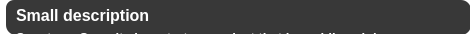
               <widget class="QFrame" name="faq_small_description_white_background">
                <property name="minimumSize">
                 <size>
                  <width>470</width>
                  <height>34</height>
                 </size>
                </property>
                <property name="maximumSize">
                 <size>
                  <width>470</width>
                  <height>34</height>
                 </size>
                </property>
                <property name="styleSheet">
                 <string notr="true">background-color: #FFF;
border-radius: 10px;
border-top-right-radius: 17px;
border-bottom-right-radius: 17px;</string>
                </property>
                <property name="frameShape">
                 <enum>QFrame::StyledPanel</enum>
                </property>
                <property name="frameShadow">
                 <enum>QFrame::Raised</enum>
                </property>
                <layout class="QVBoxLayout" name="verticalLayout_15">
                 <property name="spacing">
                  <number>0</number>
                 </property>
                 <property name="leftMargin">
                  <number>6</number>
                 </property>
                 <property name="topMargin">
                  <number>0</number>
                 </property>
                 <property name="rightMargin">
                  <number>0</number>
                 </property>
                 <property name="bottomMargin">
                  <number>0</number>
                 </property>
                 <item>
                  <widget class="QFrame" name="faq_small_description_grey_background">
                   <property name="minimumSize">
                    <size>
                     <width>465</width>
                     <height>35</height>
                    </size>
                   </property>
                   <property name="styleSheet">
                    <string notr="true">QFrame {
	background-color: #383838;
	border-radius: 10px;
	border-top-left-radius: 8px;
}
QFrame:hover{
	background-color: #3C3C3C;
}</string>
                   </property>
                   <property name="frameShape">
                    <enum>QFrame::StyledPanel</enum>
                   </property>
                   <property name="frameShadow">
                    <enum>QFrame::Raised</enum>
                   </property>
                   <widget class="QLabel" name="faq_small_description_title">
                    <property name="geometry">
                     <rect>
                      <x>10</x>
                      <y>0</y>
                      <width>401</width>
                      <height>31</height>
                     </rect>
                    </property>
                    <property name="font">
                     <font>
                      <family>Segoe UI</family>
                      <pointsize>12</pointsize>
                      <weight>75</weight>
                      <bold>true</bold>
                     </font>
                    </property>
                    <property name="styleSheet">
                     <string notr="true">color: #FFF;
background: none;</string>
                    </property>
                    <property name="text">
                     <string>Small description</string>
                    </property>
                   </widget>
                   <widget class="QPushButton" name="faq_small_description_btn">
                    <property name="geometry">
                     <rect>
                      <x>410</x>
                      <y>0</y>
                      <width>55</width>
                      <height>31</height>
                     </rect>
                    </property>
                    <property name="minimumSize">
                     <size>
                      <width>55</width>
                      <height>31</height>
                     </size>
                    </property>
                    <property name="maximumSize">
                     <size>
                      <width>55</width>
                      <height>31</height>
                     </size>
                    </property>
                    <property name="styleSheet">
                     <string notr="true">background: none;</string>
                    </property>
                    <property name="text">
                     <string/>
                    </property>
                    <property name="icon">
                     <iconset resource="imgs.qrc">
                      <normaloff>:/general/imgs/general/down_arrow.png</normaloff>:/general/imgs/general/down_arrow.png</iconset>
                    </property>
                    <property name="iconSize">
                     <size>
                      <width>20</width>
                      <height>20</height>
                     </size>
                    </property>
                   </widget>
                   <widget class="QLabel" name="faq_small_description_text">
                    <property name="geometry">
                     <rect>
                      <x>10</x>
                      <y>30</y>
                      <width>421</width>
                      <height>111</height>
                     </rect>
                    </property>
                    <property name="font">
                     <font>
                      <family>Segoe UI</family>
                      <pointsize>10</pointsize>
                      <weight>75</weight>
                      <bold>true</bold>
                     </font>
                    </property>
                    <property name="styleSheet">
                     <string notr="true">color: #FFF;
background: none;</string>
                    </property>
                    <property name="text">
                     <string>&lt;html&gt;&lt;head/&gt;&lt;body&gt;&lt;p&gt;Spectrum Security is a start-up project that is rapidly gaining momentum.  We have a fairly large database of viruses, in the amount of 30 million, as well as our own artificial intelligence that can detect any malware.&lt;/p&gt;&lt;/body&gt;&lt;/html&gt;</string>
                    </property>
                    <property name="scaledContents">
                     <bool>true</bool>
                    </property>
                    <property name="alignment">
                     <set>Qt::AlignLeading|Qt::AlignLeft|Qt::AlignTop</set>
                    </property>
                    <property name="wordWrap">
                     <bool>true</bool>
                    </property>
                   </widget>
                  </widget>
                 </item>
                </layout>
               </widget>
